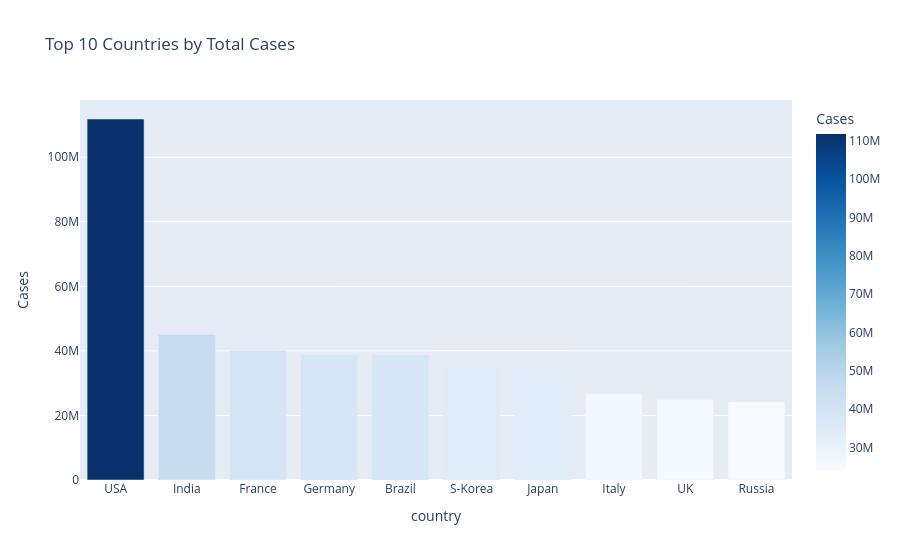

Write notebook code for a chart like this one.
### Code cell
fig = px.bar(top_cases, x="country", y="Cases", color="Cases", color_continuous_scale="Blues", title="Top 10 Countries by Total Cases")
fig.show()

### Figure 1 — Plotly figure (JSON) as saved in the notebook; plotly's stock layout.template omitted (floating-point values rounded to 4 significant figures)
{"data": [{"hovertemplate": "country=%{x}<br>Cases=%{marker.color}<extra></extra>", "legendgroup": "", "marker": {"color": [111820082, 45035393, 40138560, 38828995, 38743918, 34571873, 33803572, 26723249, 24910387, 24124215], "coloraxis": "coloraxis", "pattern": {"shape": ""}}, "name": "", "orientation": "v", "showlegend": false, "textposition": "auto", "type": "bar", "x": ["USA", "India", "France", "Germany", "Brazil", "S-Korea", "Japan", "Italy", "UK", "Russia"], "xaxis": "x", "y": [111820082, 45035393, 40138560, 38828995, 38743918, 34571873, 33803572, 26723249, 24910387, 24124215], "yaxis": "y"}], "layout": {"barmode": "relative", "coloraxis": {"autocolorscale": false, "colorbar": {"title": {"text": "Cases"}}, "colorscale": [[0.0, "rgb(247,251,255)"], [0.125, "rgb(222,235,247)"], [0.25, "rgb(198,219,239)"], [0.375, "rgb(158,202,225)"], [0.5, "rgb(107,174,214)"], [0.625, "rgb(66,146,198)"], [0.75, "rgb(33,113,181)"], [0.875, "rgb(8,81,156)"], [1.0, "rgb(8,48,107)"]]}, "legend": {"tracegroupgap": 0}, "title": {"text": "Top 10 Countries by Total Cases"}, "xaxis": {"anchor": "y", "domain": [0.0, 1.0], "title": {"text": "country"}}, "yaxis": {"anchor": "x", "domain": [0.0, 1.0], "title": {"text": "Cases"}}}}
